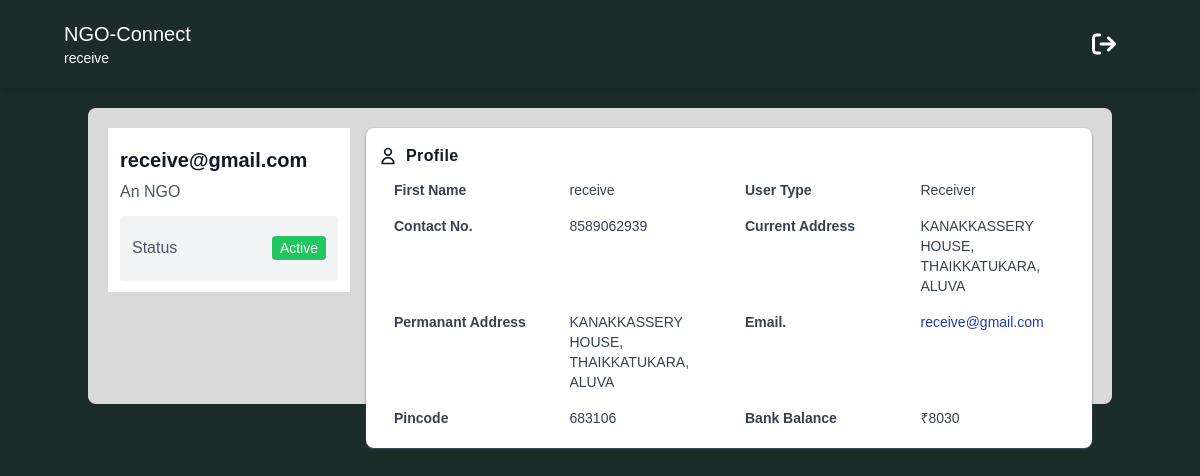
Page /reciever/reciever_profile_page (signed in) on the committed database.
### base/models.py (models this page shows)
class ngousers(models.Model):
    user = models.OneToOneField(User, on_delete=models.CASCADE)
    user_type = models.CharField(max_length=10, choices=[
        ('NGO', 'NGO'),
        ('Donor', 'Donor'),
        ('Receiver','Receiver'),
    ])
    phone_number = models.CharField(max_length=13, null=True)
    address = models.CharField(max_length=100, null=True)
    pincode = models.CharField(max_length=10, null=True)
    is_balance_defined =models.BooleanField(default=False)

### reciever/models.py (models this page shows)
class RecieverBank(models.Model):
    user = models.OneToOneField(User, on_delete=models.CASCADE)
    current_balance = models.IntegerField(null=True)

### reciever/views.py (the view)
# urls.py: path('reciever_profile_page', views.reciever_profile_page, name="reciever_profile_page"),
def reciever_profile_page(request):
    profile = request.user
    try:
        ngouser = ngousers.objects.get(user=request.user)
    except ngousers.DoesNotExist:
        ngouser = ngousers(user=request.user)
    try:
        bank = RecieverBank.objects.get(user=request.user)
    except RecieverBank.DoesNotExist:
        bank = RecieverBank(user=request.user)
    try:
        reciever_type = ReceiverMoreDetails.objects.get(user=request.user)
    except ReceiverMoreDetails.DoesNotExist:
        reciever_type = ReceiverMoreDetails(user=request.user)
    context = {
        'user' : profile,
        'ngouser' : ngouser,
        'reciever_type' : reciever_type,
        'bank' : bank,
    }
    return render(request, 'reciever_profile_page.html', context)

### reciever/templates/reciever_profile_page.html (shortened to what this page needs)
<!DOCTYPE html>
<html lang="en">
<head>
    <script src="https://cdn.tailwindcss.com"></script>
    <link rel="stylesheet" href="https://cdnjs.cloudflare.com/ajax/libs/font-awesome/6.1.1/css/all.min.css" />
</head>
<body style="font-family: sans-serif; background-color: #1C2C2A;">
    <header
    class="lg:px-16 px-4 flex flex-wrap items-center py-4 shadow-md"
>
    <div class="flex-1 flex justify-between items-center">
      <a href="#" class="text-xl text-white">NGO-Connect <p class="text-sm">{{ user.first_name }}</p></a>
    </div>
    <div class="hidden lg:flex lg:items-center lg:w-auto w-full" id="menu">
        <nav>
            <ul
                class="lg:flex items-center justify-between text-base text-gray-700 pt-4 lg:pt-0"
            >
                <li><a class="lg:p-4 py-3 rounded-md px-0 mx-1 block fa-xl text-white" href="/logout"><i class="fa fa-sign-out" aria-hidden="true"></i></a></li>
            </ul>
        </nav>
    </div>
</header>
<section id="profile">
    <div class="container mx-auto my-5 p-5 rounded-lg" style="background-color: #D9D9D9;">
        <div class="md:flex no-wrap md:-mx-2 ">
            <div class="w-full md:w-3/12 md:mx-2 ">
                <div class="bg-white p-3 shadow-gray-600">
                    <h1 class="text-gray-900 font-bold text-xl leading-8 my-1">{{ user.username }}</h1>
                    <h3 class="text-gray-600 font-lg text-semibold leading-6">An NGO</h3>
                    <ul
                        class="bg-gray-100 text-gray-600 hover:text-gray-700 hover:shadow py-2 px-3 mt-3 divide-y rounded shadow-sm">
                        <li class="flex items-center py-3">
                            <span>Status</span>
                            <span class="ml-auto"><span
                                    class="bg-green-500 py-1 px-2 rounded text-white text-sm">Active</span></span>
                        </li>
                    </ul>
                </div>
            </div>
            <div class="w-full md:w-9/12 mx-2 h-64">
                <div class="bg-white p-3 shadow-sm shadow-gray-600 rounded-lg">
                    <div class="flex items-center space-x-2 font-semibold text-gray-900 leading-8">
                        <span clas="text-green-500">
                            <svg class="h-5" xmlns="http://www.w3.org/2000/svg" fill="none" viewBox="0 0 24 24"
                                stroke="currentColor">
                                <path stroke-linecap="round" stroke-linejoin="round" stroke-width="2"
                                    d="M16 7a4 4 0 11-8 0 4 4 0 018 0zM12 14a7 7 0 00-7 7h14a7 7 0 00-7-7z" />
                            </svg>
                        </span>
                        <span class="tracking-wide">Profile</span>
                    </div>
                    <div class="text-gray-700">
                        <div class="grid md:grid-cols-2 text-sm">
                            <div class="grid grid-cols-2">
                                <div class="px-4 py-2 font-semibold">First Name</div>
                                <div class="px-4 py-2">{{ user.first_name }}</div>
                            </div>
                            <div class="grid grid-cols-2">
                                <div class="px-4 py-2 font-semibold">User Type</div>
                                <div class="px-4 py-2">{{ ngouser.user_type }}</div>
                            </div>
                            <div class="grid grid-cols-2">
                                <div class="px-4 py-2 font-semibold">Contact No.</div>
                                <div class="px-4 py-2">{{ ngouser.phone_number }}</div>
                            </div>
                            <div class="grid grid-cols-2">
                                <div class="px-4 py-2 font-semibold">Current Address</div>
                                <div class="px-4 py-2">{{ ngouser.address }}</div>
                            </div>
                            <div class="grid grid-cols-2">
                                <div class="px-4 py-2 font-semibold">Permanant Address</div>
                                <div class="px-4 py-2">{{ ngouser.address }}</div>
                            </div>
                            <div class="grid grid-cols-2">
                                <div class="px-4 py-2 font-semibold">Email.</div>
                                <div class="px-4 py-2">
                                    <a class="text-blue-800" href="mailto:{{ user.email }}">{{ user.email }}</a>
                                </div>
                            </div>
                            <div class="grid grid-cols-2">
                                <div class="px-4 py-2 font-semibold">Pincode</div>
                                <div class="px-4 py-2">{{ ngouser.pincode }}</div>
                            </div>
                            <div class="grid grid-cols-2">
                                <div class="px-4 py-2 font-semibold">Bank Balance</div>
                                <div class="px-4 py-2">₹{{ bank.current_balance }}</div>
                            </div>
                        </div>
                    </div>
                </div>
            </div>
        </div>
    </div>
</section>
</body>
</html>

### rows in the picture
ngousers: user_type "Receiver", phone_number "8589062939", address "KANAKKASSERY HOUSE, THAIKKATUKARA, ALUVA", pincode "683106"
RecieverBank: current_balance "8030"

### other values in the picture
{{ user.first_name }} "receive"
{{ user.username }} "receive@gmail.com"
{{ user.email }} "receive@gmail.com"
